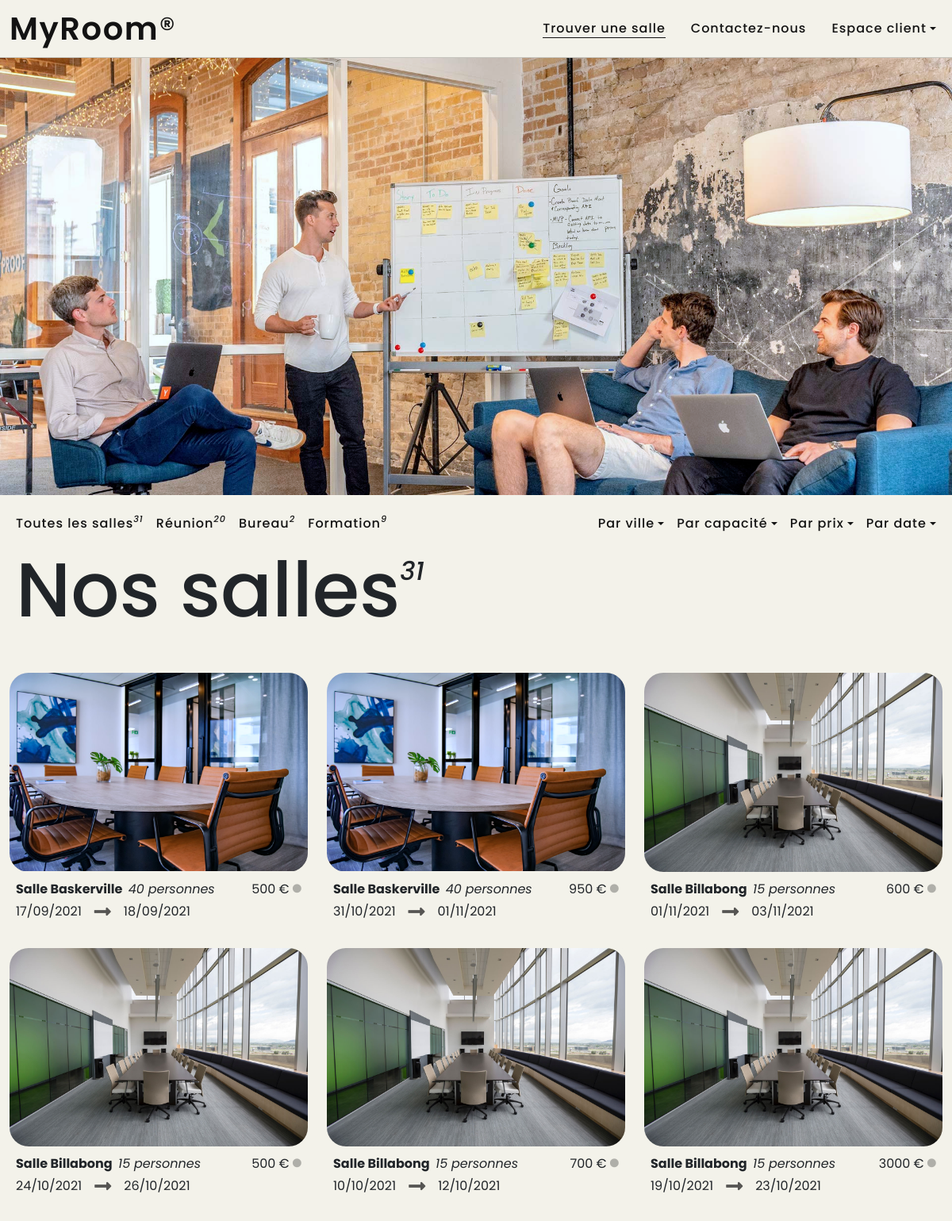
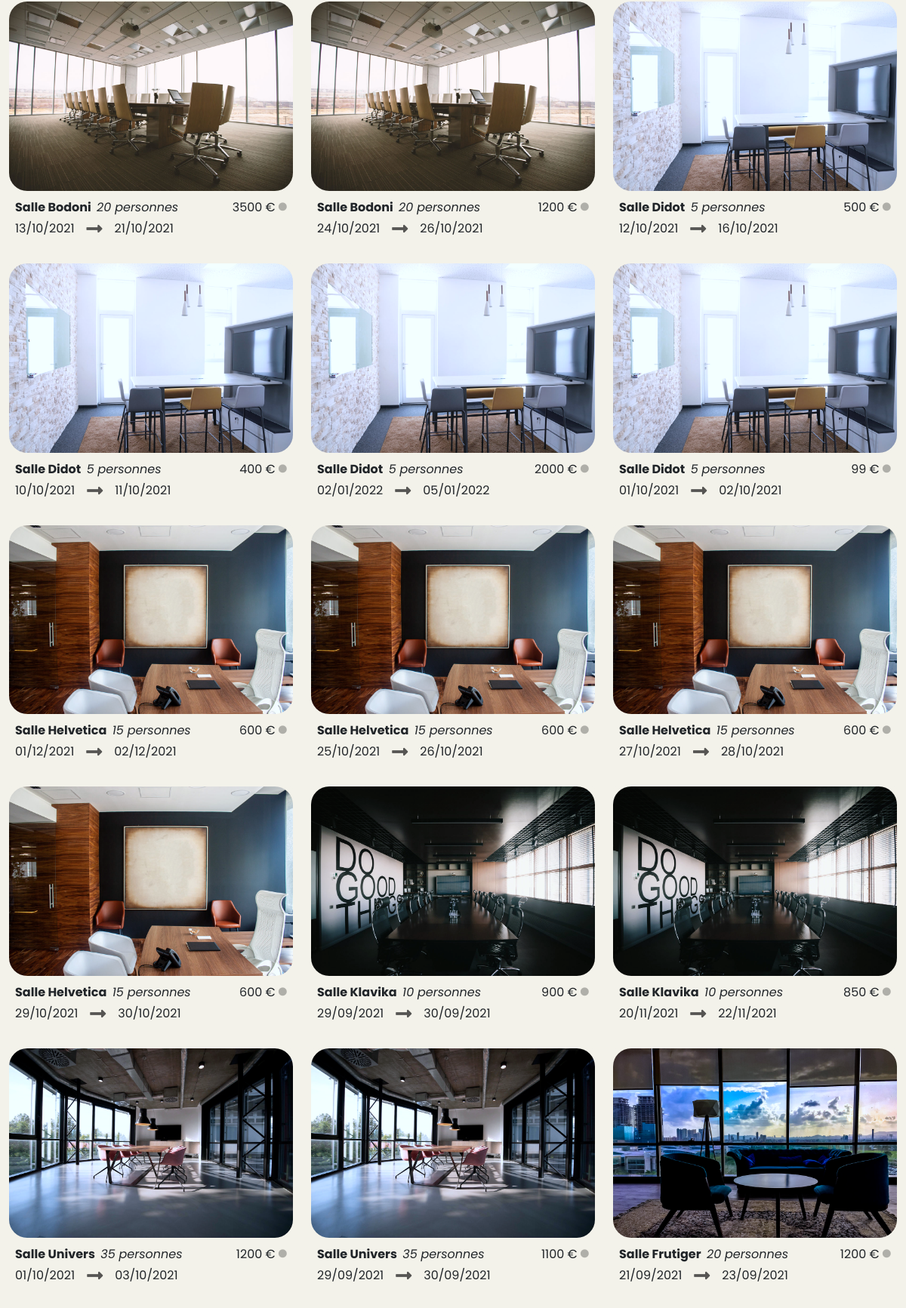
The page / (upper part) on the database its author committed (2 pictures, top to bottom).
### tables this page shows
CREATE TABLE IF NOT EXISTS `produit` (
  `id_produit` int(3) NOT NULL AUTO_INCREMENT,
  `id_salle` int(3) NOT NULL,
  `date_arrivee` datetime NOT NULL,
  `date_depart` datetime NOT NULL,
  `prix` int(5) NOT NULL,
  `etat` enum('libre','reservation') NOT NULL,
  PRIMARY KEY (`id_produit`),
  KEY `produit_ibfk_1` (`id_salle`)
);

CREATE TABLE IF NOT EXISTS `salle` (
  `id_salle` int(3) NOT NULL AUTO_INCREMENT,
  `titre` varchar(255) NOT NULL,
  `description` text NOT NULL,
  `photo` varchar(255) NOT NULL,
  `pays` varchar(255) NOT NULL,
  `ville` varchar(255) NOT NULL,
  `adresse` varchar(255) NOT NULL,
  `cp` varchar(5) NOT NULL,
  `capacite` int(3) NOT NULL,
  `categorie` enum('Réunion','Bureau','Formation') NOT NULL,
  PRIMARY KEY (`id_salle`)
);

### index.php (the view, shortened to what this page needs)
<?php
include 'inc/init.inc.php';
$liste_categories = $pdo->query(" SELECT categorie, COUNT(*) AS nombre FROM salle, produit WHERE salle.id_salle = produit.id_salle GROUP BY categorie ");
$total_salles = $pdo->query(" SELECT COUNT(*) AS nombre FROM salle, produit WHERE salle.id_salle = produit.id_salle ");
$donnees_total_salles = $total_salles->fetch(PDO::FETCH_ASSOC);
if( isset($_GET['categorie']) ) {
    $select_salles = $pdo->prepare("SELECT * FROM salle, produit WHERE categorie = :categorie AND salle.id_salle = produit.id_salle ORDER BY categorie, titre");
    $select_salles->bindParam(':categorie', $_GET['categorie'], PDO::PARAM_STR);
    $select_salles->execute();
} elseif( isset($_GET['ville']) ) {
    $select_salles = $pdo->prepare("SELECT * FROM salle, produit WHERE ville = :ville AND salle.id_salle = produit.id_salle ORDER BY ville, titre");
    $select_salles->bindParam(':ville', $_GET['ville'], PDO::PARAM_STR);
    $select_salles->execute();
} elseif( isset($_GET['capacite']) ) {
    $select_salles = $pdo->prepare("SELECT * FROM salle, produit WHERE capacite = :capacite AND salle.id_salle = produit.id_salle ORDER BY capacite, titre");
    $select_salles->bindParam(':capacite', $_GET['capacite'], PDO::PARAM_STR);
    $select_salles->execute();
} elseif( isset($_GET['prix_cat1']) ) {
    $select_salles = $pdo->query("SELECT * FROM salle, produit WHERE salle.id_salle = produit.id_salle AND prix < 500 ORDER BY prix, titre ");
} elseif( isset($_GET['prix_cat2']) ) {
    $select_salles = $pdo->query("SELECT * FROM salle, produit WHERE salle.id_salle = produit.id_salle AND prix >= 500 AND prix < 1000 ORDER BY prix, titre ");
} elseif( isset($_GET['prix_cat3']) ) {
    $select_salles = $pdo->query("SELECT * FROM salle, produit WHERE salle.id_salle = produit.id_salle AND prix >= 1000 ORDER BY prix, titre ");
} else {
    $select_salles = $pdo->query("SELECT * FROM salle, produit WHERE salle.id_salle = produit.id_salle ORDER BY categorie, titre");
}
include 'inc/header.inc.php';
include 'inc/nav-front.inc.php';
?>
    <header class="header-shop">
        <div class="bloc-menu-shop">
            <nav class="navbar navbar-expand-lg navbar-light nav-front nav-bottom">
                <div class="container-fluid">
                    <div class="collapse navbar-collapse contain-nav-bottom" id="navbarSupportedContent2">
                        <ul class="navbar-nav me-auto mb-2 mb-md-0 nav-bottom-left">
                            <li class="nav-item">
                                <a class="nav-link" href="<?php echo URL; ?>index.php"><span class="link-fx">Toutes les salles</span><?php echo '<sup class="s-number"> ' . $donnees_total_salles['nombre'] . '</sup>'; ?></a>
                            </li>
                            <?php
                            while($ligne = $liste_categories->fetch(PDO::FETCH_ASSOC)) {
                                echo '<li class="nav-item">';
                                echo '<a class="nav-link" href="?categorie=' . $ligne['categorie'] . ' ">';
                                echo '<span class="link-fx">' . ucfirst($ligne['categorie']) . '</span>';
                                echo '<sup class="s-number"> ' . $ligne['nombre'] . '</sup>';
                                echo '</a>';
                                echo '</li>';
                            }
                            ?>
                        </ul>
                        <ul class="navbar-nav mb-2 mb-md-0 nav-bottom-right">
                            <li class="nav-item dropdown">
                                <a class="nav-link dropdown-toggle" href="#" id="dropdown-ville" data-bs-toggle="dropdown" aria-expanded="false"><span class="link-fx">Par ville</span></a>
                            </li>
                            <li class="nav-item dropdown">
                                <a class="nav-link dropdown-toggle" href="#" id="dropdown-capacite" data-bs-toggle="dropdown" aria-expanded="false">
                                    <span class="link-fx">Par capacité</span>
                                </a>
                            </li>
                            <li class="nav-item dropdown">
                                <a class="nav-link dropdown-toggle" href="#" id="dropdown-prix" data-bs-toggle="dropdown" aria-expanded="false">
                                    <span class="link-fx">Par prix</span>
                                </a>
                            </li>
                            <li class="nav-item dropdown">
                                <a class="nav-link dropdown-toggle" href="#" role="button" id="dropdownMenuLink" data-bs-toggle="dropdown" aria-expanded="false">
                                    <span class="link-fx">Par date</span>
                                </a>
                            </li>
                        </ul>
                    </div>
                </div>
            </nav>
            <div class="title-shop">
                <?php
                if( isset($_GET['categorie']) ) {
                    $choix_selection = $pdo->prepare("SELECT categorie, COUNT(*) AS nombre FROM salle, produit WHERE categorie = :categorie AND salle.id_salle = produit.id_salle ORDER BY categorie, titre");
                    $choix_selection->bindParam(':categorie', $_GET['categorie'], PDO::PARAM_STR);
                    $choix_selection->execute();
                    $choix = $choix_selection->fetch(PDO::FETCH_ASSOC);
                    echo '<h1>' . $choix['categorie'] . '<sup class="b-number">' . $choix['nombre'] . '</sup></h1>';
                } elseif( isset($_GET['prix_cat1']) ) {
                    $choix_selection = $pdo->query("SELECT COUNT(*) AS nombre FROM salle, produit WHERE salle.id_salle = produit.id_salle AND prix < 500 ORDER BY prix, titre ");
                    $choix = $choix_selection->fetch(PDO::FETCH_ASSOC);
                    echo '<h1>Nos salles <sup class="b-number"> ' . $choix['nombre'] . '</sup></h1>';
                } elseif( isset($_GET['prix_cat3']) ) {
                    $choix_selection = $pdo->query("SELECT COUNT(*) AS nombre FROM salle, produit WHERE salle.id_salle = produit.id_salle AND prix >= 1000 ORDER BY prix, titre ");
                    $choix = $choix_selection->fetch(PDO::FETCH_ASSOC);
                    echo '<h1>Nos salles <sup class="b-number"> ' . $choix['nombre'] . '</sup></h1>';
                } else{
                    echo '<h1>Nos salles <sup class="b-number"> ' . $donnees_total_salles['nombre'] . '</sup></h1>';
                }
                ?>
            </div>
        </div>
    </header>
    <main class="container-fluid" id="main-shop">
        <div class="row mt-5">
            <?php
            while ($salle = $select_salles->fetch(PDO::FETCH_ASSOC)) {
                echo '
                <div class="col-lg-4">
                    <div class="card mb-4">
                        <div class="contain-img">
                        <img src="' . URL . 'assets/img_salles/' . $salle['photo'] . '" class="card-img-top" alt="Une image de la salle ' . $salle['titre'] . '">
                            <a href="fiche_produit.php?id_produit=' . $salle['id_produit'] . '" class="d-grid gap-2 col-4 mx-auto contain-btn">
                                <div class="btn btn-primary">Voir plus</div>
                            </a>
                        </div>
                        <div class="card-body p-2">
                            <div class="card-text-top">
                                <p class="card-text"><strong class="me-1">Salle ' . ucfirst($salle['titre']) . ' </strong><span>' . $salle['capacite'] . ' personnes</span></p>
                                <p class="card-text">' . $salle['prix'] . ' € <i class="fas fa-circle"></i></p>
                            </div>
                            <div class="card-text-bottom">
                                <p class="card-text">' . date('d/m/Y', strtotime($salle['date_arrivee'])) . '</p>
                                <div class="card-arrow"><span class="card-line"></span><i class="fas fa-long-arrow-alt-right"></i></div>
                                <p class="card-text">' . date('d/m/Y', strtotime($salle['date_depart'])) . '</p>
                            </div>
                        </div>
                    </div>
                </div>';
            }
            ?>
        </div>
    </main>
<?php
include 'inc/footer.inc.php';

### assets/css/style.css (style rules this page uses)
:root { --bg-color: #F3F2EA; --text-color: #131313; --primary-color: #6F8F72; --secondary-color: #717C89; --tertiary-color: #D88373; --quaternary-color: #E5EBEA; scroll-behavior: smooth; }
html { scroll-padding-top: 4.5rem; }
body { position: relative; overflow-x: hidden; background-color: var(--bg-color); font-family: 'Poppins', sans-serif; }
p { line-height: 1.75; }
.nav-front { background-color: var(--bg-color); }
.nav-link { height: 100%; display: flex; align-items: center; }
.link-fx { position: relative; }
.link-fx::before { position: absolute; content: ""; bottom: 0; left: 0; right: 0; height: 1px; background-color: var(--text-color); transition: transform .3s cubic-bezier(.215, .61, .355, 1); transform-origin: right center; transform: scaleX(0); }
.header-shop { position: relative; width: 100%; height: 100vh; background-image: url("../img/header/austin-distel-wD1LRb9OeEo-unsplash_cmp.jpg"); background-repeat: no-repeat; background-position: center; background-position: 50% 80%; background-size: cover; display: flex; flex-direction: column; justify-content: center; align-items: center; }
.bloc-menu-shop { position: absolute; bottom: 0; width: 100%; background-color: var(--bg-color); }
.nav-bottom { padding-top: 1rem; padding-bottom: 1rem; }
.nav-bottom .navbar-nav .nav-item .nav-link { font-family: 'Poppins', sans-serif; font-size: 1rem; font-weight: 500; color: var(--text-color); text-transform: initial; letter-spacing: 0.0625em; }
.s-number { font-size: .7rem; font-style: italic; }
@media (min-width: 992px) { .contain-nav-bottom { width: 100%; display: flex; flex-direction: row; justify-content: space-between !important; } }
@media (min-width: 992px) { .nav-bottom-left, .nav-bottom-right { display: flex; } }
@media (min-width: 992px) { .title-shop { display: flex; justify-content: space-between; } }
.title-shop { padding: 0 20px; }
.title-shop h1 { position: relative; font-size: 8vw; line-height: 8vw; }
.b-number { position: absolute; top: 2vw; font-size: 2.7vw; font-style: italic; }
#main-shop .card { border: none; background-color: var(--bg-color); }
.contain-img { position: relative; aspect-ratio: 1.5; border-radius: 1.5rem; overflow: hidden; }
.card-img-top { transform: scale(1); transition: transform .7s; }
#main-shop .card-body { background-color: var(--bg-color); margin: 0; padding: 0; }
.contain-btn { position: absolute; bottom: 1rem; right: 1rem; text-decoration: none; }
.card-text-top { display: flex; justify-content: space-between; align-items: center; }
.card-text-top span { font-style: italic; }
.card-text-top p { margin: 0; }
.fa-circle { font-size: .7rem; transform: translateY(-0.1rem); color: rgba(19, 19, 19, .3); }
.card-text-bottom { display: flex; align-items: center; }
.card-text-bottom p { margin: 0; }
.card-arrow { padding: 0 1rem; font-size: 1.5rem; color: rgba(19, 19, 19, .7); line-height: 0; }

### rows shown on the page
produit: id_salle.titre (picture), id_salle.titre "Baskerville", id_salle.capacite "40", prix "500", date_arrivee "17/09/2021", date_depart "18/09/2021"
produit: id_salle.titre (picture), id_salle.titre "Baskerville", id_salle.capacite "40", prix "950", date_arrivee "31/10/2021", date_depart "01/11/2021"
produit: id_salle.titre (picture), id_salle.titre "Billabong", id_salle.capacite "15", prix "600", date_arrivee "01/11/2021", date_depart "03/11/2021"
produit: id_salle.titre (picture), id_salle.titre "Billabong", id_salle.capacite "15", prix "500", date_arrivee "24/10/2021", date_depart "26/10/2021"
produit: id_salle.titre (picture), id_salle.titre "Billabong", id_salle.capacite "15", prix "700", date_arrivee "10/10/2021", date_depart "12/10/2021"
produit: id_salle.titre (picture), id_salle.titre "Billabong", id_salle.capacite "15", prix "3000", date_arrivee "19/10/2021", date_depart "23/10/2021"
produit: id_salle.titre (picture), id_salle.titre "Bodoni", id_salle.capacite "20", prix "3500", date_arrivee "13/10/2021", date_depart "21/10/2021"
produit: id_salle.titre (picture), id_salle.titre "Bodoni", id_salle.capacite "20", prix "1200", date_arrivee "24/10/2021", date_depart "26/10/2021"
produit: id_salle.titre (picture), id_salle.titre "Didot", id_salle.capacite "5", prix "500", date_arrivee "12/10/2021", date_depart "16/10/2021"
produit: id_salle.titre (picture), id_salle.titre "Didot", id_salle.capacite "5", prix "400", date_arrivee "10/10/2021", date_depart "11/10/2021"
produit: id_salle.titre (picture), id_salle.titre "Didot", id_salle.capacite "5", prix "2000", date_arrivee "02/01/2022", date_depart "05/01/2022"
produit: id_salle.titre (picture), id_salle.titre "Didot", id_salle.capacite "5", prix "99", date_arrivee "01/10/2021", date_depart "02/10/2021"
produit: id_salle.titre (picture), id_salle.titre "Helvetica", id_salle.capacite "15", prix "600", date_arrivee "01/12/2021", date_depart "02/12/2021"
produit: id_salle.titre (picture), id_salle.titre "Helvetica", id_salle.capacite "15", prix "600", date_arrivee "25/10/2021", date_depart "26/10/2021"
produit: id_salle.titre (picture), id_salle.titre "Helvetica", id_salle.capacite "15", prix "600", date_arrivee "27/10/2021", date_depart "28/10/2021"
produit: id_salle.titre (picture), id_salle.titre "Helvetica", id_salle.capacite "15", prix "600", date_arrivee "29/10/2021", date_depart "30/10/2021"
produit: id_salle.titre (picture), id_salle.titre "Klavika", id_salle.capacite "10", prix "900", date_arrivee "29/09/2021", date_depart "30/09/2021"
produit: id_salle.titre (picture), id_salle.titre "Klavika", id_salle.capacite "10", prix "850", date_arrivee "20/11/2021", date_depart "22/11/2021"
produit: id_salle.titre (picture), id_salle.titre "Univers", id_salle.capacite "35", prix "1200", date_arrivee "01/10/2021", date_depart "03/10/2021"
produit: id_salle.titre (picture), id_salle.titre "Univers", id_salle.capacite "35", prix "1100", date_arrivee "29/09/2021", date_depart "30/09/2021"
produit: id_salle.titre (picture), id_salle.titre "Frutiger", id_salle.capacite "20", prix "1200", date_arrivee "21/09/2021", date_depart "23/09/2021"

### other values the page prints
$donnees_total_salles['nombre'] "31"
$ligne['categorie'] "Réunion"
$ligne['nombre'] "20"
$ligne['categorie'] "Bureau"
$ligne['nombre'] "2"
$ligne['categorie'] "Formation"
$ligne['nombre'] "9"
